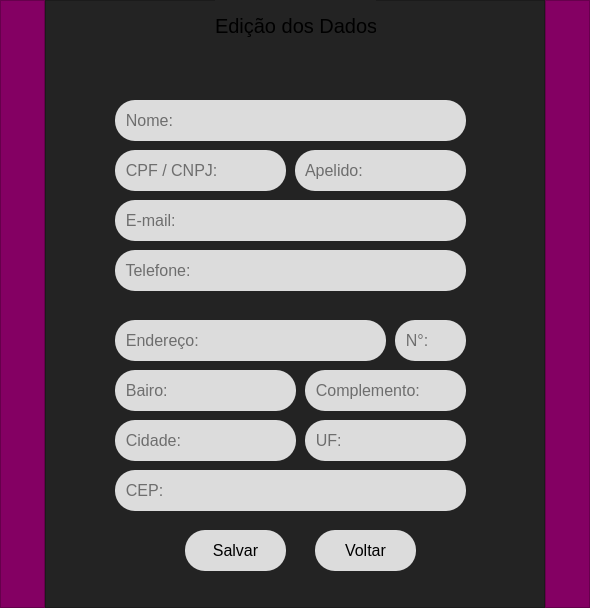
<?xml version="1.0" encoding="UTF-8"?>
<ui version="4.0">
 <class>MainWindow</class>
 <widget class="QMainWindow" name="MainWindow">
  <property name="geometry">
   <rect>
    <x>0</x>
    <y>0</y>
    <width>590</width>
    <height>608</height>
   </rect>
  </property>
  <property name="windowTitle">
   <string>MainWindow</string>
  </property>
  <widget class="QWidget" name="centralwidget">
   <layout class="QHBoxLayout" name="horizontalLayout">
    <property name="spacing">
     <number>0</number>
    </property>
    <property name="leftMargin">
     <number>0</number>
    </property>
    <property name="topMargin">
     <number>0</number>
    </property>
    <property name="rightMargin">
     <number>0</number>
    </property>
    <property name="bottomMargin">
     <number>0</number>
    </property>
    <item>
     <widget class="QFrame" name="frame">
      <property name="minimumSize">
       <size>
        <width>45</width>
        <height>0</height>
       </size>
      </property>
      <property name="maximumSize">
       <size>
        <width>45</width>
        <height>16777215</height>
       </size>
      </property>
      <property name="styleSheet">
       <string notr="true">background-color: rgb(132, 0, 99);</string>
      </property>
      <property name="frameShape">
       <enum>QFrame::StyledPanel</enum>
      </property>
      <property name="frameShadow">
       <enum>QFrame::Raised</enum>
      </property>
     </widget>
    </item>
    <item>
     <widget class="QFrame" name="frame_2">
      <property name="minimumSize">
       <size>
        <width>500</width>
        <height>0</height>
       </size>
      </property>
      <property name="styleSheet">
       <string notr="true">background-color: rgb(35, 35, 35);</string>
      </property>
      <property name="frameShape">
       <enum>QFrame::StyledPanel</enum>
      </property>
      <property name="frameShadow">
       <enum>QFrame::Raised</enum>
      </property>
      <widget class="QLabel" name="label">
       <property name="geometry">
        <rect>
         <x>170</x>
         <y>0</y>
         <width>161</width>
         <height>51</height>
        </rect>
       </property>
       <property name="font">
        <font>
         <pointsize>15</pointsize>
        </font>
       </property>
       <property name="text">
        <string>Edição dos Dados</string>
       </property>
      </widget>
      <widget class="QLabel" name="label_2">
       <property name="geometry">
        <rect>
         <x>160</x>
         <y>50</y>
         <width>191</width>
         <height>21</height>
        </rect>
       </property>
       <property name="font">
        <font>
         <pointsize>12</pointsize>
        </font>
       </property>
       <property name="text">
        <string/>
       </property>
      </widget>
      <widget class="QLineEdit" name="lineEdit">
       <property name="geometry">
        <rect>
         <x>70</x>
         <y>100</y>
         <width>351</width>
         <height>41</height>
        </rect>
       </property>
       <property name="font">
        <font>
         <pointsize>12</pointsize>
        </font>
       </property>
       <property name="styleSheet">
        <string notr="true">background-color: rgb(220, 220, 220);
border-radius: 20px;
border-width: 2px;</string>
       </property>
       <property name="placeholderText">
        <string>  Nome:</string>
       </property>
      </widget>
      <widget class="QLineEdit" name="lineEdit_2">
       <property name="geometry">
        <rect>
         <x>70</x>
         <y>150</y>
         <width>171</width>
         <height>41</height>
        </rect>
       </property>
       <property name="font">
        <font>
         <pointsize>12</pointsize>
        </font>
       </property>
       <property name="styleSheet">
        <string notr="true">background-color: rgb(220, 220, 220);
border-radius: 20px;
border-width: 2px;</string>
       </property>
       <property name="placeholderText">
        <string>  CPF / CNPJ:</string>
       </property>
      </widget>
      <widget class="QLineEdit" name="lineEdit_3">
       <property name="geometry">
        <rect>
         <x>250</x>
         <y>150</y>
         <width>171</width>
         <height>41</height>
        </rect>
       </property>
       <property name="font">
        <font>
         <pointsize>12</pointsize>
        </font>
       </property>
       <property name="styleSheet">
        <string notr="true">background-color: rgb(220, 220, 220);
border-radius: 20px;
border-width: 2px;</string>
       </property>
       <property name="placeholderText">
        <string>  Apelido:</string>
       </property>
      </widget>
      <widget class="QLineEdit" name="lineEdit_4">
       <property name="geometry">
        <rect>
         <x>70</x>
         <y>200</y>
         <width>351</width>
         <height>41</height>
        </rect>
       </property>
       <property name="font">
        <font>
         <pointsize>12</pointsize>
        </font>
       </property>
       <property name="styleSheet">
        <string notr="true">background-color: rgb(220, 220, 220);
border-radius: 20px;
border-width: 2px;</string>
       </property>
       <property name="placeholderText">
        <string>  E-mail:</string>
       </property>
      </widget>
      <widget class="QLineEdit" name="lineEdit_5">
       <property name="geometry">
        <rect>
         <x>70</x>
         <y>320</y>
         <width>271</width>
         <height>41</height>
        </rect>
       </property>
       <property name="font">
        <font>
         <pointsize>12</pointsize>
        </font>
       </property>
       <property name="styleSheet">
        <string notr="true">background-color: rgb(220, 220, 220);
border-radius: 20px;
border-width: 2px;</string>
       </property>
       <property name="placeholderText">
        <string>  Endereço:</string>
       </property>
      </widget>
      <widget class="QLineEdit" name="lineEdit_6">
       <property name="geometry">
        <rect>
         <x>350</x>
         <y>320</y>
         <width>71</width>
         <height>41</height>
        </rect>
       </property>
       <property name="font">
        <font>
         <pointsize>12</pointsize>
        </font>
       </property>
       <property name="styleSheet">
        <string notr="true">background-color: rgb(220, 220, 220);
border-radius: 20px;
border-width: 2px;</string>
       </property>
       <property name="placeholderText">
        <string>  N°:</string>
       </property>
      </widget>
      <widget class="QLineEdit" name="lineEdit_7">
       <property name="geometry">
        <rect>
         <x>70</x>
         <y>370</y>
         <width>181</width>
         <height>41</height>
        </rect>
       </property>
       <property name="font">
        <font>
         <pointsize>12</pointsize>
        </font>
       </property>
       <property name="styleSheet">
        <string notr="true">background-color: rgb(220, 220, 220);
border-radius: 20px;
border-width: 2px;</string>
       </property>
       <property name="placeholderText">
        <string>  Bairo:</string>
       </property>
      </widget>
      <widget class="QLineEdit" name="lineEdit_8">
       <property name="geometry">
        <rect>
         <x>260</x>
         <y>370</y>
         <width>161</width>
         <height>41</height>
        </rect>
       </property>
       <property name="font">
        <font>
         <pointsize>12</pointsize>
        </font>
       </property>
       <property name="styleSheet">
        <string notr="true">background-color: rgb(220, 220, 220);
border-radius: 20px;
border-width: 2px;</string>
       </property>
       <property name="placeholderText">
        <string>  Complemento:</string>
       </property>
      </widget>
      <widget class="QLineEdit" name="lineEdit_9">
       <property name="geometry">
        <rect>
         <x>70</x>
         <y>420</y>
         <width>181</width>
         <height>41</height>
        </rect>
       </property>
       <property name="font">
        <font>
         <pointsize>12</pointsize>
        </font>
       </property>
       <property name="styleSheet">
        <string notr="true">background-color: rgb(220, 220, 220);
border-radius: 20px;
border-width: 2px;</string>
       </property>
       <property name="placeholderText">
        <string>  Cidade:</string>
       </property>
      </widget>
      <widget class="QLineEdit" name="lineEdit_10">
       <property name="geometry">
        <rect>
         <x>260</x>
         <y>420</y>
         <width>161</width>
         <height>41</height>
        </rect>
       </property>
       <property name="font">
        <font>
         <pointsize>12</pointsize>
        </font>
       </property>
       <property name="styleSheet">
        <string notr="true">background-color: rgb(220, 220, 220);
border-radius: 20px;
border-width: 2px;</string>
       </property>
       <property name="placeholderText">
        <string>  UF:</string>
       </property>
      </widget>
      <widget class="QLineEdit" name="lineEdit_11">
       <property name="geometry">
        <rect>
         <x>70</x>
         <y>250</y>
         <width>351</width>
         <height>41</height>
        </rect>
       </property>
       <property name="font">
        <font>
         <pointsize>12</pointsize>
        </font>
       </property>
       <property name="styleSheet">
        <string notr="true">background-color: rgb(220, 220, 220);
border-radius: 20px;
border-width: 2px;</string>
       </property>
       <property name="placeholderText">
        <string>  Telefone:</string>
       </property>
      </widget>
      <widget class="QLineEdit" name="lineEdit_12">
       <property name="geometry">
        <rect>
         <x>70</x>
         <y>470</y>
         <width>351</width>
         <height>41</height>
        </rect>
       </property>
       <property name="font">
        <font>
         <pointsize>12</pointsize>
        </font>
       </property>
       <property name="styleSheet">
        <string notr="true">background-color: rgb(220, 220, 220);
border-radius: 20px;
border-width: 2px;</string>
       </property>
       <property name="placeholderText">
        <string>  CEP:</string>
       </property>
      </widget>
      <widget class="QPushButton" name="pushButton_2">
       <property name="geometry">
        <rect>
         <x>140</x>
         <y>530</y>
         <width>101</width>
         <height>41</height>
        </rect>
       </property>
       <property name="font">
        <font>
         <pointsize>12</pointsize>
        </font>
       </property>
       <property name="styleSheet">
        <string notr="true">background-color: rgb(220, 220, 220);
border-radius: 20px;
border-width: 2px;</string>
       </property>
       <property name="text">
        <string>Salvar</string>
       </property>
      </widget>
      <widget class="QPushButton" name="pushButton_3">
       <property name="geometry">
        <rect>
         <x>270</x>
         <y>530</y>
         <width>101</width>
         <height>41</height>
        </rect>
       </property>
       <property name="font">
        <font>
         <pointsize>12</pointsize>
        </font>
       </property>
       <property name="styleSheet">
        <string notr="true">background-color: rgb(220, 220, 220);
border-radius: 20px;
border-width: 2px;</string>
       </property>
       <property name="text">
        <string>Voltar</string>
       </property>
      </widget>
     </widget>
    </item>
    <item>
     <widget class="QFrame" name="frame_3">
      <property name="minimumSize">
       <size>
        <width>45</width>
        <height>0</height>
       </size>
      </property>
      <property name="maximumSize">
       <size>
        <width>45</width>
        <height>16777215</height>
       </size>
      </property>
      <property name="styleSheet">
       <string notr="true">background-color: rgb(132, 0, 99);</string>
      </property>
      <property name="frameShape">
       <enum>QFrame::StyledPanel</enum>
      </property>
      <property name="frameShadow">
       <enum>QFrame::Raised</enum>
      </property>
     </widget>
    </item>
   </layout>
  </widget>
  <widget class="QMenuBar" name="menubar">
   <property name="geometry">
    <rect>
     <x>0</x>
     <y>0</y>
     <width>590</width>
     <height>21</height>
    </rect>
   </property>
  </widget>
 </widget>
 <resources/>
 <connections/>
</ui>
